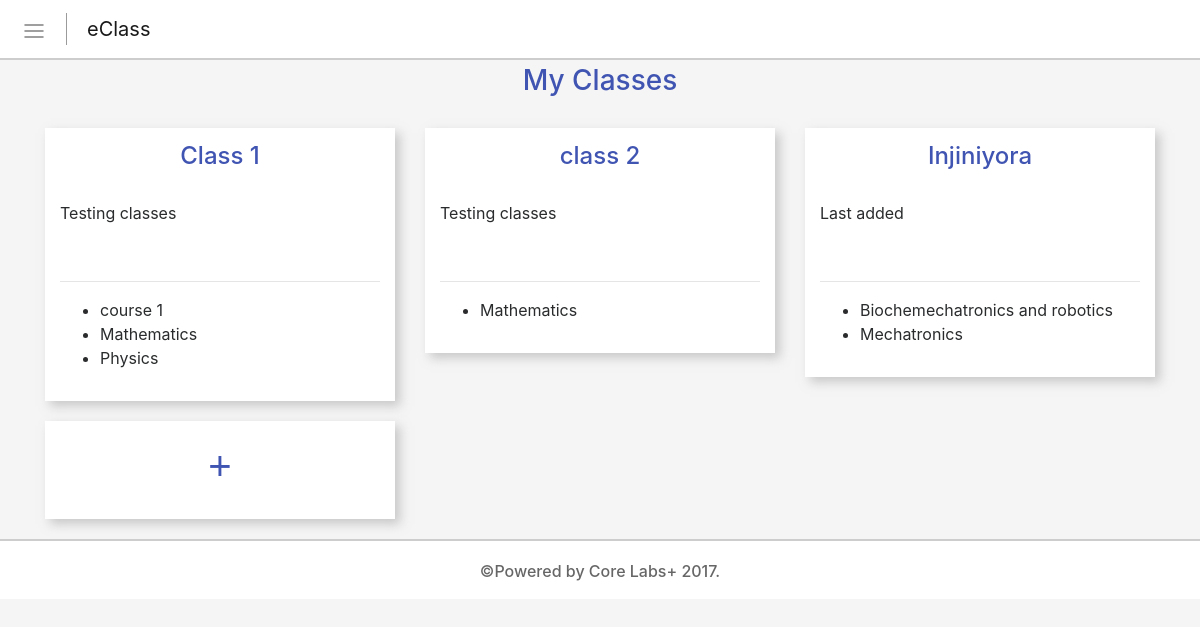
The app's page /t/classes (signed in), older data.
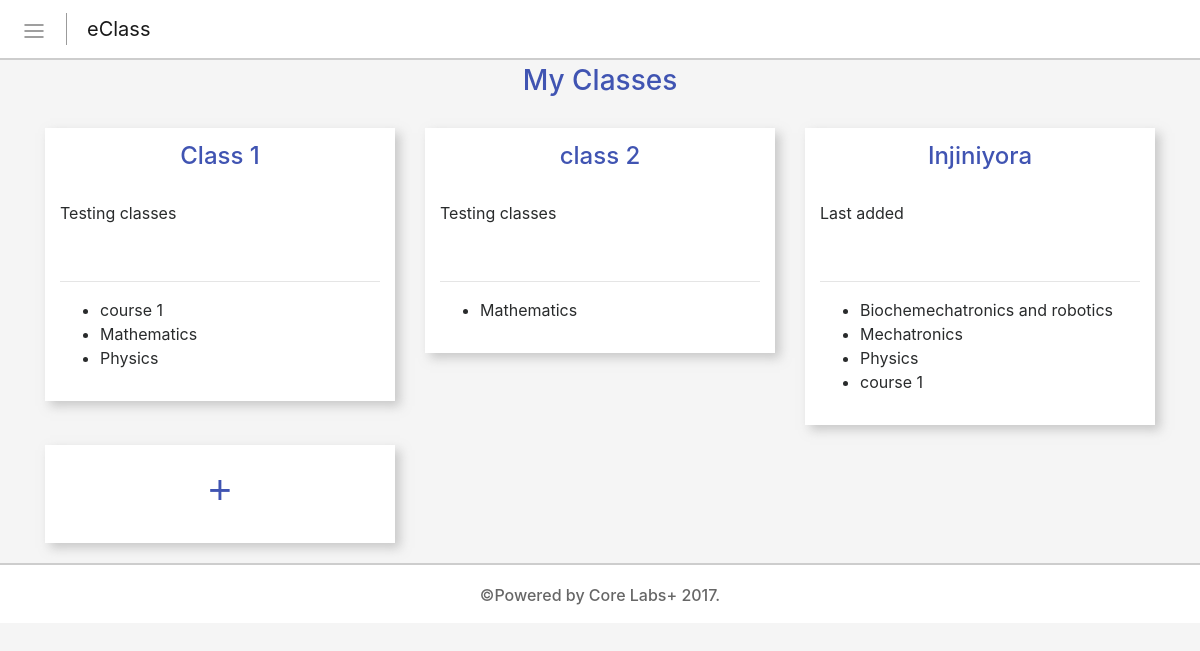
The same page, newer data.
### eclass/models.py (models this page shows, shortened)
class eclass(models.Model):
	name = models.CharField(max_length=50, help_text="Add class")
	description = models.TextField(help_text="Add the description")

class course_for(models.Model):
	course = models.ForeignKey(course, help_text="Add course", on_delete=models.CASCADE)
	eclass = models.ForeignKey(eclass, help_text="Add class", on_delete=models.CASCADE)

class course(models.Model):
	title = models.CharField(max_length=100, help_text="Add course title")
	description = models.TextField(help_text="Add course description")
	picture = models.FileField(upload_to="courses")
	def __str__(self):
		return str(self.title)

### eclass/views.py (the view)
# urls.py: url('^t/classes$', views.admin_classes, name="Home"),
@login_required(login_url="/login")
def admin_classes(request):
	user = request.user
	if user.is_superuser:
		data = {}
		data['classes'] = eclass.objects.all()
		data['cfors'] = course_for.objects.all()
		return render(request, 'admin-classes.html', data)
	else:
		return redirect('/error')

### templates/admin-classes.html (shortened to what this page needs)
{% extends 'admin-sidebar.html' %}
{% load staticfiles %}
{% block content %}
<div class="container under-navbar">
		<h3 align="center" class="color-pink">My Classes</h3>
		<br>
		<div class="row">
			{% for class in classes %}
			<div class="col-md-4 class-holder">
				<div class="col-content with-box-shadow class">
					<h4 align="center"><a href="/t/class={{class.id}}" class="color-pink">{{class.name}}</a></h4>
					<br>
					<p>{{class.description}}</p>
					<br>
					<hr>
					<ul>
					{% for cfor in cfors %}
						{% if cfor.eclass == class %}
							<li>{{cfor.course}}</li>
						{% endif %}
					{% endfor %}
					</ul>
				</div>
			</div>
			{% endfor %}
			<div class="col-md-4 class-holder">
				<div class="col-content with-box-shadow class">
					<center><button class="btn btn-default color-pink transparent-btn" data-toggle="modal" data-target="#myModal"><h1>+</h1></button></center>
				</div>
			</div>
		</div>
	</div>
{% endblock %}

### templates/admin-sidebar.html (shortened to what this page needs)
{% extends 'base.html' %}
{% load staticfiles %}

### templates/base.html (shortened to what this page needs)
<!DOCTYPE html>
<html lang="en">
<head>
	{% load staticfiles %}
	<link rel="stylesheet" href="{% static 'css/bootstrap.min.css' %}">
	<link rel="stylesheet" href="{% static 'css/animate.css' %}">
	<link rel="stylesheet" href="{% static 'css/font-awesome.min.css' %}">
	<link rel="stylesheet" href="{% static 'css/responsive.css' %}">
	<link rel="stylesheet" href="{% static 'css/tether.min.css' %}">
	<link rel="stylesheet" href="{% static 'css/main.css' %}">
</head>
<body>
	<nav class="navbar fixed-top navbar-toggleable-md navbar-light bg-faded">
	  <a class="navbar-brand" href="#">
	  	<button type="button" class="side-menu-button">
	  		<span><i class="navbar-toggler-icon"></i></span>
	  	</button><span class="band-name">eClass</span>
	  </a>
	</nav>
	{% block content %}{% endblock %}
	<footer>
		<div class="footer">
			<h6 class="footer-text" align="center"><a href="http://www.corelabsplus.com" target="_tab" class="footer-link">&copyPowered by Core Labs+ 2017.</a></h6>
		</div>
	</footer>
</body>
</html>

### eclass/static/css/main.css (style rules this page uses)
body { background-color: #f5f5f5; }
a { text-decoration: none; }
.color-pink { color: #4054B2; }
.under-navbar { margin-top: 65px; }
.with-box-shadow { box-shadow: 5px 5px 10px rgba(156, 156, 156, 0.5); }
.transparent-btn { background-color: transparent; border: none; }
.side-menu-button { border: none; background-color: transparent; padding-right: 20px; border-right: 1px #9b9b9b solid; }
.navbar-toggler-icon { font-size: 16px; }
.band-name { padding-left: 20px; }
.navbar { border-bottom: 2px rgba(156, 156, 156, 0.5) solid; height: 60px; background-color: #ffffff; z-index: 997 !important; }
footer { width: 100%; background-color: #ffffff; height: 60px; float: right; border-top: 2px rgba(156, 156, 156, 0.5) solid; }
.footer-text { vertical-align: middle; line-height: 60px; }
.footer-link { color: rgba(0, 0, 0, 0.6); }
.class-holder { margin-bottom: 20px; }
.class { background-color: #fff; padding: 15px; }
.col-content { background-color: #fff; padding: 15px; }

Row changes from the older to the newer data that the page shows:
added course_for: course "Physics", shown under eclass "Injiniyora"
added course_for: course "course 1", shown under eclass "Injiniyora"
